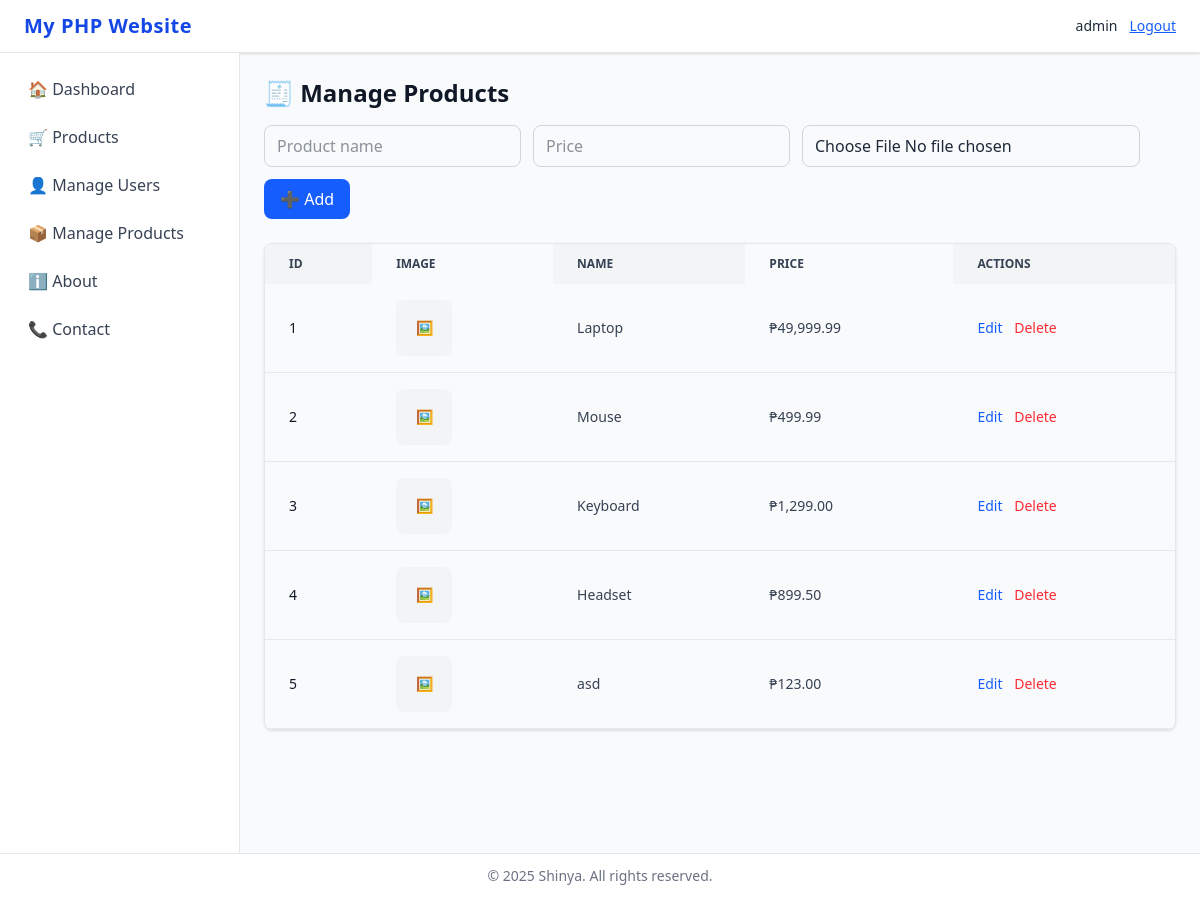
The app's page /index.php?page=manage_products (signed in) with its own data.
### tables this page shows
CREATE TABLE products (
    id INTEGER PRIMARY KEY AUTOINCREMENT,
    name TEXT NOT NULL,
    price REAL NOT NULL
);

### index.php (called while the page is built, shortened)
<?php
$page = $_GET['page'] ?? 'home';
$file = __DIR__ . "/pages/{$page}.php";
if (file_exists($file)) {
    include $file;
} else {
    $content = "<h1>404 - Page not found</h1>";
}
include __DIR__ . '/layout.php';

### pages/manage_products.php (the view, shortened to what this page needs)
<?php
$products = $conn->query("SELECT * FROM products ORDER BY id ASC")->fetchAll(PDO::FETCH_ASSOC);
?>
<h1 class="text-2xl font-bold text-gray-900 mb-4">🧾 Manage Products</h1>
<form method="post" enctype="multipart/form-data" class="flex flex-wrap gap-3 mb-6">
  <input type="text" name="name" placeholder="Product name" required
         class="border border-gray-300 rounded-lg px-3 py-2 focus:ring-2 focus:ring-blue-500">
  <input type="number" name="price" step="0.01" placeholder="Price" required
         class="border border-gray-300 rounded-lg px-3 py-2 focus:ring-2 focus:ring-blue-500">
  <input type="file" name="image" accept="image/*"
         class="border border-gray-300 rounded-lg px-3 py-2 focus:ring-2 focus:ring-blue-500">
  <button type="submit"
          class="bg-blue-600 text-white px-4 py-2 rounded-lg hover:bg-blue-700 transition">
    ➕ Add
  </button>
</form>
<div class="overflow-x-auto shadow rounded-lg border border-gray-200">
  <table class="w-full text-sm text-left text-gray-700">
    <thead class="text-xs text-gray-700 uppercase bg-gray-100">
      <tr>
        <th class="px-6 py-3">ID</th>
        <th class="px-6 py-3 bg-gray-50">Image</th>
        <th class="px-6 py-3">Name</th>
        <th class="px-6 py-3 bg-gray-50">Price</th>
        <th class="px-6 py-3">Actions</th>
      </tr>
    </thead>
    <tbody>
      <?php foreach ($products as $p):
          $image = $p['image'] ?? null;
        ?>
        <tr class="border-b border-gray-200">
          <th class="px-6 py-4 font-medium text-gray-900 bg-gray-50"><?= $p['id'] ?></th>
          <td class="px-6 py-4">
            <?php if (!empty($p['image'])): ?>
              <img src="<?= htmlspecialchars($p['image']) ?>" class="w-14 h-14 object-cover rounded-lg border" alt="Product Image">
            <?php else: ?>
              <div class="w-14 h-14 flex items-center justify-center bg-gray-100 text-gray-400 rounded-lg">🖼️</div>
            <?php endif; ?>
          </td>
          <td class="px-6 py-4"><?= htmlspecialchars($p['name']) ?></td>
          <td class="px-6 py-4 bg-gray-50">₱<?= number_format($p['price'], 2) ?></td>
          <td class="px-6 py-4">
              <button
                class="text-blue-600 hover:underline edit-btn"
                data-id="<?= $p['id'] ?>"
                data-name="<?= htmlspecialchars($p['name'], ENT_QUOTES) ?>"
                data-price="<?= $p['price'] ?>"
                data-image="<?= htmlspecialchars($image, ENT_QUOTES) ?>">
                Edit
              </button>
            <a href="?page=manage_products&delete=<?= $p['id'] ?>"
               onclick="return confirm('Delete this product?')"
               class="text-red-500 hover:underline ml-2">Delete</a>
          </td>
        </tr>
      <?php endforeach; ?>
    </tbody>
  </table>
</div>

### records on screen
products: id "1", name "Laptop", price "49,999.99"
products: id "2", name "Mouse", price "499.99"
products: id "3", name "Keyboard", price "1,299.00"
products: id "4", name "Headset", price "899.50"
products: id "5", name "asd", price "123.00"

### other values on screen
APP_NAME "My PHP Website"
$_SESSION['user']['username'] "admin"
APP_AUTHOR "Shinya"
